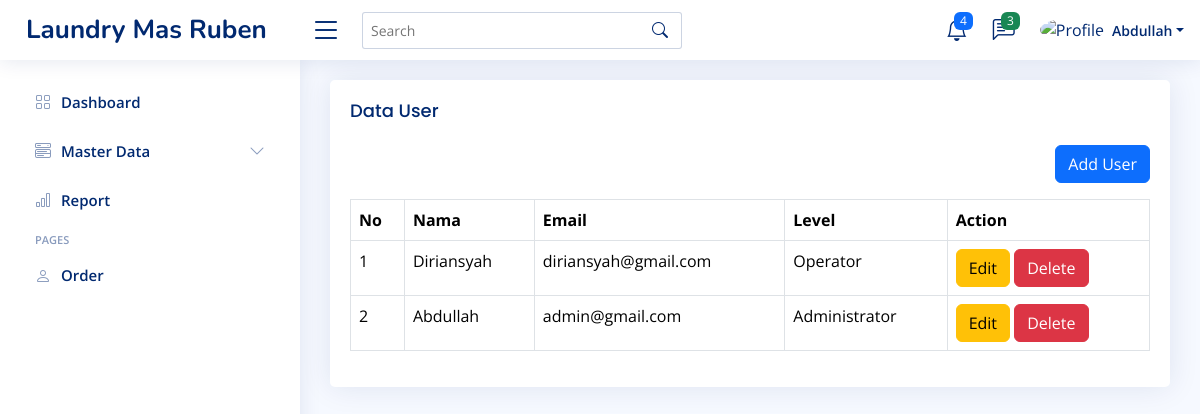
/home.php?page=user (signed in), run on the app's committed database.
### tables this page shows
CREATE TABLE `user` (
  `id` int(11) NOT NULL,
  `id_level` int(11) NOT NULL,
  `name` varchar(50) NOT NULL,
  `email` varchar(50) NOT NULL,
  `password` varchar(100) NOT NULL,
  `created_at` timestamp NOT NULL DEFAULT current_timestamp(),
  `updated_at` timestamp NULL DEFAULT NULL ON UPDATE current_timestamp()
);

CREATE TABLE `level` (
  `id` int(11) NOT NULL,
  `level_name` varchar(50) NOT NULL,
  `created_at` timestamp NOT NULL DEFAULT current_timestamp(),
  `updated_at` timestamp NULL DEFAULT NULL ON UPDATE current_timestamp(),
  `deleted_at` datetime DEFAULT NULL
);

### content/user.php (the view, shortened to what this page needs)
<?php
$queryUser = mysqli_query($config, "SELECT user.*, level_name FROM user LEFT JOIN level ON user.id_level = level.id ORDER BY user.id DESC");
$rowUser = mysqli_fetch_all($queryUser, MYSQLI_ASSOC);
?>
<section class="section">
    <div class="row">
        <div class="col-12">
            <div class="card">
                <div class="card-body">
                    <h5 class="card-title">Data User</h5>
                    <div class="table-responsive">
                        <div class="mb-3" align="right">
                            <a href="?page=tambah-user" class="btn btn-primary">Add User</a>
                        </div>
                        <table class="table table-bordered">
                            <thead>
                                <tr>
                                    <th>No</th>
                                    <th>Nama</th>
                                    <th>Email</th>
                                    <th>Level</th>
                                    <th>Action</th>
                                </tr>
                            </thead>
                            <tbody>
                                <?php foreach ($rowUser as $index => $user): ?>
                                    <tr>
                                        <td><?php echo $index += 1 ?></td>
                                        <td><?php echo $user['name'] ?></td>
                                        <td><?php echo $user['email'] ?></td>
                                        <td><?php echo $user['level_name'] ?></td>
                                        <td>
                                            <a href="?page=tambah-user&edit=<?php echo $user['id'] ?>" class="btn btn-warning">Edit</a>
                                            <a href="?page=user&delete=<?php echo $user['id'] ?>" class="btn btn-danger">Delete</a>
                                        </td>
                                    </tr>
                                <?php endforeach ?>
                            </tbody>
                        </table>
                    </div>
                </div>
            </div>
        </div>
    </div>
</section>

### assets/css/style.css (style rules this page uses)
:root { scroll-behavior: smooth; }
body { font-family: "Open Sans", sans-serif; background: #f6f9ff; color: #444444; }
a { color: #4154f1; text-decoration: none; }
h1, h2, h3, h4, h5, h6 { font-family: "Nunito", sans-serif; }
.card { margin-bottom: 30px; border: none; border-radius: 5px; box-shadow: 0px 0 30px rgba(1, 41, 112, 0.1); }
.card-title { padding: 20px 0 15px 0; font-size: 18px; font-weight: 500; color: #012970; font-family: "Poppins", sans-serif; }
.card-body { padding: 0 20px 20px 20px; }

### data on the page
user: index "1", name "Diriansyah", email "diriansyah@gmail.com", id_level.level_name "Operator"
user: index "2", name "Abdullah", email "admin@gmail.com", id_level.level_name "Administrator"

### other printed values
$_SESSION['NAME'] "Abdullah"
